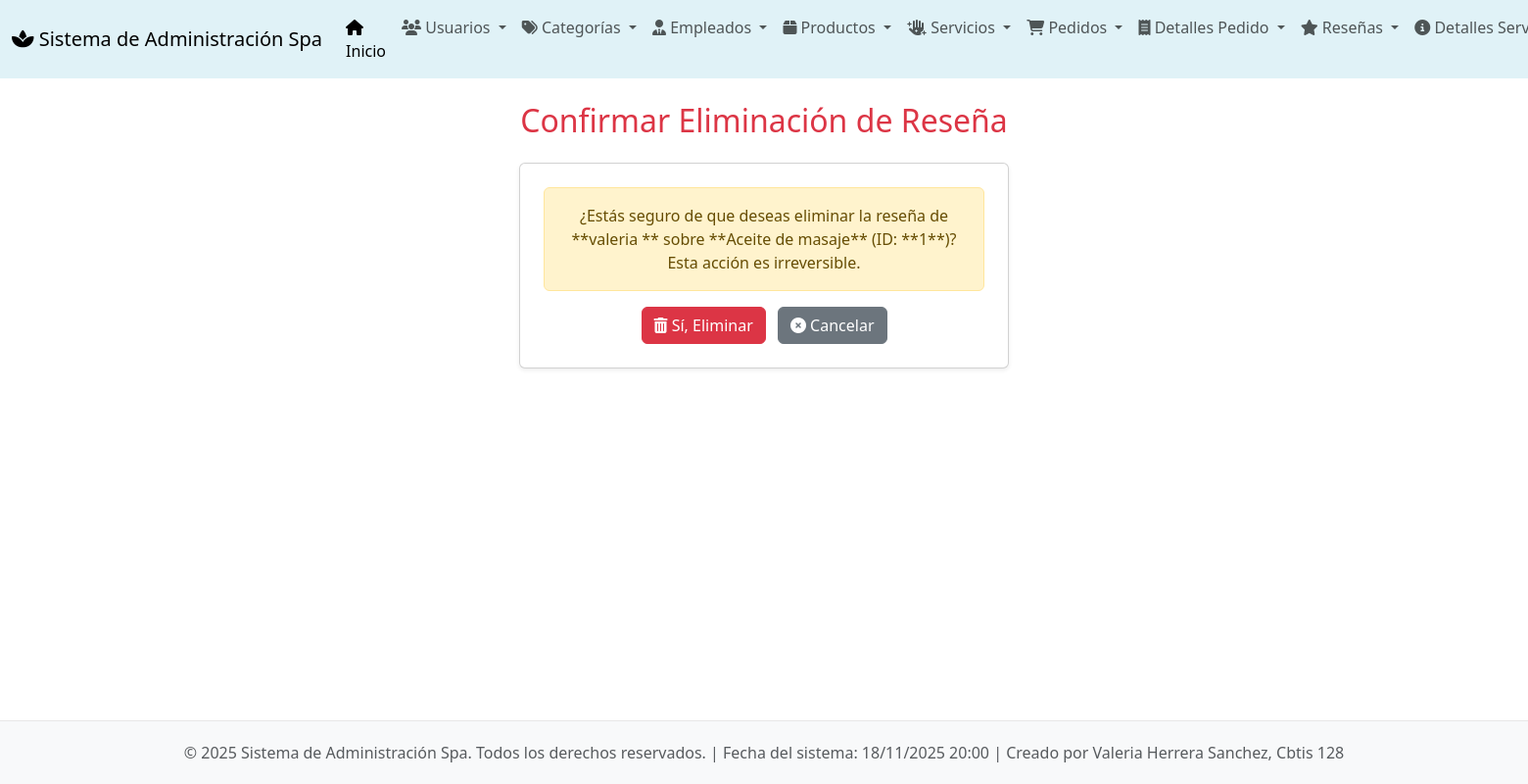
/reseñas/borrar/1/, run on the app's committed database.
### app_Spa/models.py (models this page shows, shortened)
class Reseñas(models.Model):
    id_reseña = models.AutoField(primary_key=True, unique=True)
    producto = models.ForeignKey(
        Productos,
        on_delete=models.CASCADE,
        related_name="reseñas"
    )
    usuario = models.ForeignKey(
        Usuarios,
        on_delete=models.CASCADE,
        related_name="reseñas"
    )
    servicio = models.ForeignKey(
        Servicios,
        on_delete=models.SET_NULL,
        related_name="reseñas",
        null=True
    )
    calificacion = models.IntegerField(default=5)
    comentario = models.TextField()
    fecha_reseña = models.DateTimeField(auto_now_add=True)
    aprobada = models.BooleanField(default=True)

class Usuarios(models.Model):
    id_usuario = models.AutoField(primary_key=True)
    nombre = models.CharField(max_length=20)
    apellido = models.CharField(max_length=20)
    correo = models.EmailField(max_length=25, unique=True)
    telefono = models.CharField(max_length=15)
    direccion = models.CharField(max_length=200)
    fecha_registro = models.DateTimeField(auto_now_add=True)

class Productos(models.Model):
    id_producto = models.AutoField(primary_key=True, unique=True)
    nombre = models.CharField(max_length=25)
    descripcion = models.TextField()
    precio = models.DecimalField(max_digits=10, decimal_places=2)
    stock = models.IntegerField()
    categoria = models.ForeignKey(
        Categorias,
        on_delete=models.CASCADE,
        related_name="productos"
    )

### app_Spa/views.py (called while the page is built)
def borrar_reseña(request, id_reseña):
    reseña = get_object_or_404(Reseñas, pk=id_reseña)
    if request.method == 'POST':
        reseña.delete()
        return redirect('ver_reseñas')
    return render(request, 'reseñas/borrar_reseña.html', {'reseña': reseña})

### app_Spa/templates/reseñas/borrar_reseña.html (shortened to what this page needs)
{% extends 'base.html' %}
{% block content %}
<h2 class="mb-4 text-center" style="color: #dc3545;">Confirmar Eliminación de Reseña</h2>
<div class="card p-4 shadow-sm mx-auto" style="max-width: 500px;">
    <div class="alert alert-warning text-center" role="alert">
        ¿Estás seguro de que deseas eliminar la reseña de **{{ reseña.usuario.nombre }}** sobre **{{ reseña.producto.nombre }}** (ID: **{{ reseña.id_reseña }}**)?
        Esta acción es irreversible.
    </div>
    <form method="post" class="text-center">
        <button type="submit" class="btn btn-danger me-2"><i class="fas fa-trash-alt"></i> Sí, Eliminar</button>
        <a href="{% url 'ver_reseñas' %}" class="btn btn-secondary"><i class="fas fa-times-circle"></i> Cancelar</a>
    </form>
</div>
{% endblock %}

### app_Spa/templates/base.html (style rules this page uses)
body { display: flex; flex-direction: column; min-height: 100vh; }

### data on the page
Reseñas: usuario.nombre "valeria", producto.nombre "Aceite de masaje", id_reseña "1"
